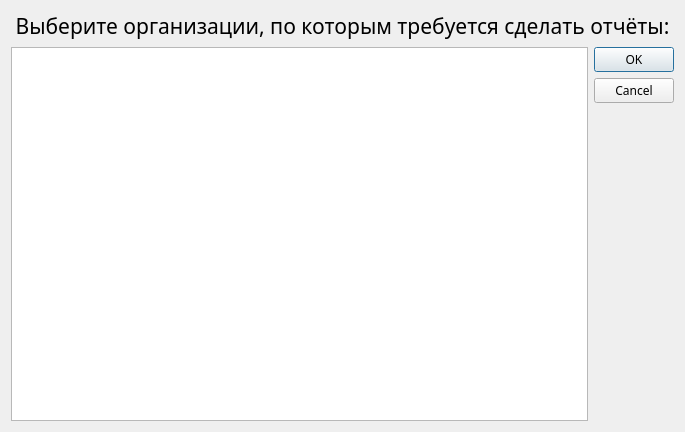
<?xml version="1.0" encoding="UTF-8"?>
<ui version="4.0">
 <class>OrganisationsChoiceWindow</class>
 <widget class="QDialog" name="OrganisationsChoiceWindow">
  <property name="geometry">
   <rect>
    <x>0</x>
    <y>0</y>
    <width>685</width>
    <height>432</height>
   </rect>
  </property>
  <property name="windowTitle">
   <string>Dialog</string>
  </property>
  <layout class="QGridLayout" name="gridLayout">
   <item row="0" column="0" colspan="2">
    <widget class="QLabel" name="choiceLabel">
     <property name="font">
      <font>
       <family>Century Gothic</family>
       <pointsize>16</pointsize>
       <weight>50</weight>
       <bold>false</bold>
      </font>
     </property>
     <property name="text">
      <string>Выберите организации, по которым требуется сделать отчёты:</string>
     </property>
     <property name="alignment">
      <set>Qt::AlignCenter</set>
     </property>
    </widget>
   </item>
   <item row="1" column="1">
    <widget class="QDialogButtonBox" name="buttonsGroup">
     <property name="font">
      <font>
       <family>Century Gothic</family>
      </font>
     </property>
     <property name="orientation">
      <enum>Qt::Vertical</enum>
     </property>
     <property name="standardButtons">
      <set>QDialogButtonBox::Cancel|QDialogButtonBox::Ok</set>
     </property>
    </widget>
   </item>
   <item row="1" column="0">
    <widget class="QListWidget" name="listOfFoundedCompanies">
     <property name="font">
      <font>
       <family>Courier</family>
       <pointsize>12</pointsize>
      </font>
     </property>
     <property name="isWrapping" stdset="0">
      <bool>false</bool>
     </property>
     <property name="resizeMode">
      <enum>QListView::Fixed</enum>
     </property>
     <property name="wordWrap">
      <bool>true</bool>
     </property>
    </widget>
   </item>
  </layout>
 </widget>
 <resources/>
 <connections/>
</ui>
